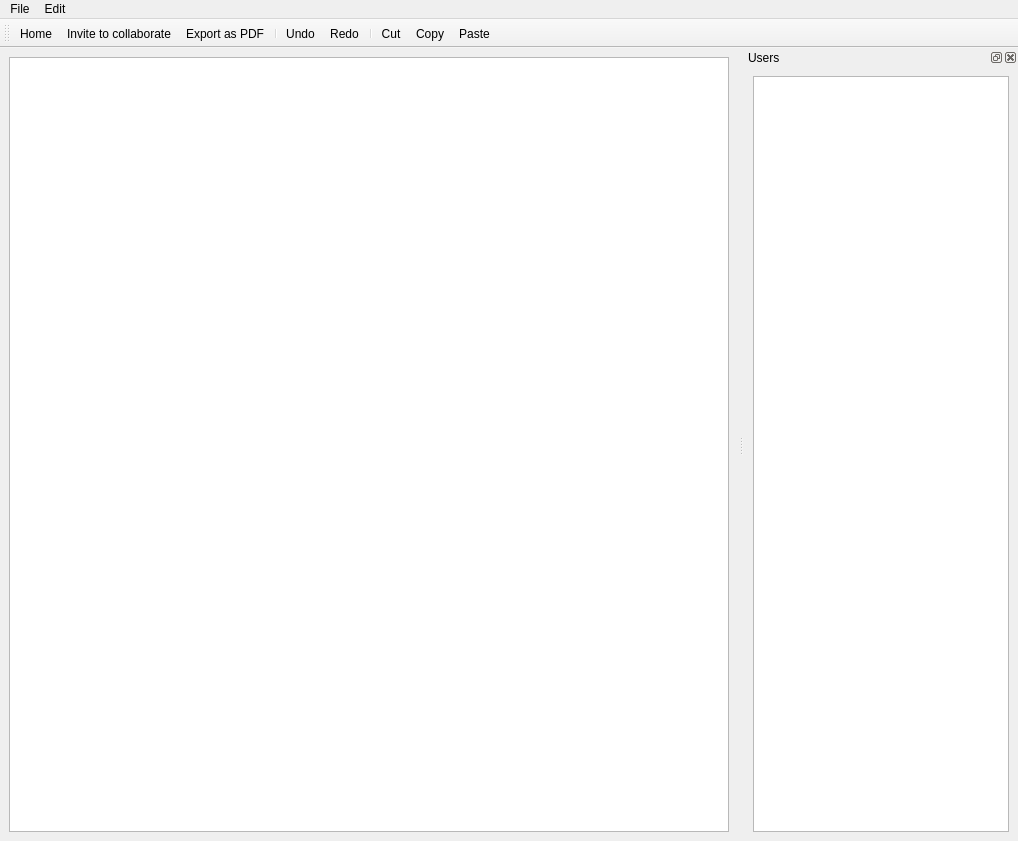
<?xml version="1.0" encoding="UTF-8"?>
<ui version="4.0">
 <class>Editor</class>
 <widget class="QMainWindow" name="Editor">
  <property name="geometry">
   <rect>
    <x>0</x>
    <y>0</y>
    <width>1018</width>
    <height>841</height>
   </rect>
  </property>
  <property name="windowTitle">
   <string>Editor</string>
  </property>
  <widget class="QWidget" name="centralwidget">
   <layout class="QGridLayout" name="gridLayout_2">
    <item row="0" column="0">
     <widget class="QTextEdit" name="editor"/>
    </item>
   </layout>
  </widget>
  <widget class="QMenuBar" name="menubar">
   <property name="geometry">
    <rect>
     <x>0</x>
     <y>0</y>
     <width>1018</width>
     <height>22</height>
    </rect>
   </property>
   <widget class="QMenu" name="menu_file">
    <property name="title">
     <string>File</string>
    </property>
    <widget class="QMenu" name="menu_export_as">
     <property name="title">
      <string>Export as</string>
     </property>
     <addaction name="action_export_pdf"/>
    </widget>
    <addaction name="action_invite"/>
    <addaction name="menu_export_as"/>
    <addaction name="separator"/>
    <addaction name="action_home"/>
    <addaction name="action_close"/>
   </widget>
   <widget class="QMenu" name="menu_edit">
    <property name="title">
     <string>Edit</string>
    </property>
    <addaction name="action_undo"/>
    <addaction name="action_redo"/>
    <addaction name="separator"/>
    <addaction name="action_cut"/>
    <addaction name="action_copy"/>
    <addaction name="action_paste"/>
   </widget>
   <addaction name="menu_file"/>
   <addaction name="menu_edit"/>
  </widget>
  <widget class="QToolBar" name="toolbar">
   <property name="windowTitle">
    <string>toolBar</string>
   </property>
   <attribute name="toolBarArea">
    <enum>TopToolBarArea</enum>
   </attribute>
   <attribute name="toolBarBreak">
    <bool>false</bool>
   </attribute>
   <addaction name="action_home"/>
   <addaction name="action_invite"/>
   <addaction name="action_export_pdf"/>
   <addaction name="separator"/>
   <addaction name="action_undo"/>
   <addaction name="action_redo"/>
   <addaction name="separator"/>
   <addaction name="action_cut"/>
   <addaction name="action_copy"/>
   <addaction name="action_paste"/>
  </widget>
  <widget class="QDockWidget" name="dock_users">
   <property name="allowedAreas">
    <set>Qt::LeftDockWidgetArea|Qt::RightDockWidgetArea</set>
   </property>
   <property name="windowTitle">
    <string>Users</string>
   </property>
   <attribute name="dockWidgetArea">
    <number>2</number>
   </attribute>
   <widget class="QWidget" name="dock_users_content">
    <layout class="QGridLayout" name="gridLayout_3">
     <item row="0" column="0">
      <widget class="QTreeWidget" name="tree_users">
       <attribute name="headerVisible">
        <bool>false</bool>
       </attribute>
       <column>
        <property name="text">
         <string notr="true">1</string>
        </property>
       </column>
      </widget>
     </item>
    </layout>
   </widget>
  </widget>
  <action name="action_undo">
   <property name="checkable">
    <bool>false</bool>
   </property>
   <property name="icon">
    <iconset theme="edit-undo" resource="resource.qrc">
     <normaloff>:/images/editor/undo.png</normaloff>:/images/editor/undo.png</iconset>
   </property>
   <property name="text">
    <string>Undo</string>
   </property>
   <property name="shortcut">
    <string>Ctrl+Z</string>
   </property>
  </action>
  <action name="action_redo">
   <property name="checkable">
    <bool>false</bool>
   </property>
   <property name="icon">
    <iconset theme="edit-redo" resource="resource.qrc">
     <normaloff>:/images/editor/redo.png</normaloff>:/images/editor/redo.png</iconset>
   </property>
   <property name="text">
    <string>Redo</string>
   </property>
   <property name="toolTip">
    <string>Redo</string>
   </property>
   <property name="shortcut">
    <string>Ctrl+Shift+Z</string>
   </property>
  </action>
  <action name="action_cut">
   <property name="checkable">
    <bool>false</bool>
   </property>
   <property name="icon">
    <iconset theme="edit-cut" resource="resource.qrc">
     <normaloff>:/images/editor/cut.png</normaloff>:/images/editor/cut.png</iconset>
   </property>
   <property name="text">
    <string>Cut</string>
   </property>
   <property name="toolTip">
    <string>Cut</string>
   </property>
   <property name="shortcut">
    <string>Ctrl+X</string>
   </property>
  </action>
  <action name="action_copy">
   <property name="checkable">
    <bool>false</bool>
   </property>
   <property name="icon">
    <iconset theme="edit-copy" resource="resource.qrc">
     <normaloff>:/images/editor/copy.png</normaloff>:/images/editor/copy.png</iconset>
   </property>
   <property name="text">
    <string>Copy</string>
   </property>
   <property name="toolTip">
    <string>Copy</string>
   </property>
   <property name="shortcut">
    <string>Ctrl+C</string>
   </property>
  </action>
  <action name="action_paste">
   <property name="checkable">
    <bool>false</bool>
   </property>
   <property name="icon">
    <iconset theme="edit-paste" resource="resource.qrc">
     <normaloff>:/images/editor/paste.png</normaloff>:/images/editor/paste.png</iconset>
   </property>
   <property name="text">
    <string>Paste</string>
   </property>
   <property name="toolTip">
    <string>Paste</string>
   </property>
   <property name="shortcut">
    <string>Ctrl+V</string>
   </property>
  </action>
  <action name="action_invite">
   <property name="checkable">
    <bool>false</bool>
   </property>
   <property name="icon">
    <iconset resource="resource.qrc">
     <normaloff>:/images/editor/invite.png</normaloff>:/images/editor/invite.png</iconset>
   </property>
   <property name="text">
    <string>Invite to collaborate</string>
   </property>
   <property name="shortcut">
    <string>Ctrl+I</string>
   </property>
  </action>
  <action name="action_close">
   <property name="checkable">
    <bool>false</bool>
   </property>
   <property name="icon">
    <iconset theme="window-close">
     <normaloff>.</normaloff>.</iconset>
   </property>
   <property name="text">
    <string>Close</string>
   </property>
   <property name="toolTip">
    <string>Close</string>
   </property>
  </action>
  <action name="action_export_pdf">
   <property name="checkable">
    <bool>false</bool>
   </property>
   <property name="icon">
    <iconset resource="resource.qrc">
     <normaloff>:/images/editor/export_pdf.png</normaloff>:/images/editor/export_pdf.png</iconset>
   </property>
   <property name="text">
    <string>Export as PDF</string>
   </property>
   <property name="shortcut">
    <string>Ctrl+P</string>
   </property>
  </action>
  <action name="action_home">
   <property name="checkable">
    <bool>false</bool>
   </property>
   <property name="icon">
    <iconset theme="go-home" resource="resource.qrc">
     <normaloff>:/images/editor/home.png</normaloff>:/images/editor/home.png</iconset>
   </property>
   <property name="text">
    <string>Home</string>
   </property>
  </action>
 </widget>
 <resources>
  <include location="resource.qrc"/>
 </resources>
 <connections/>
</ui>
